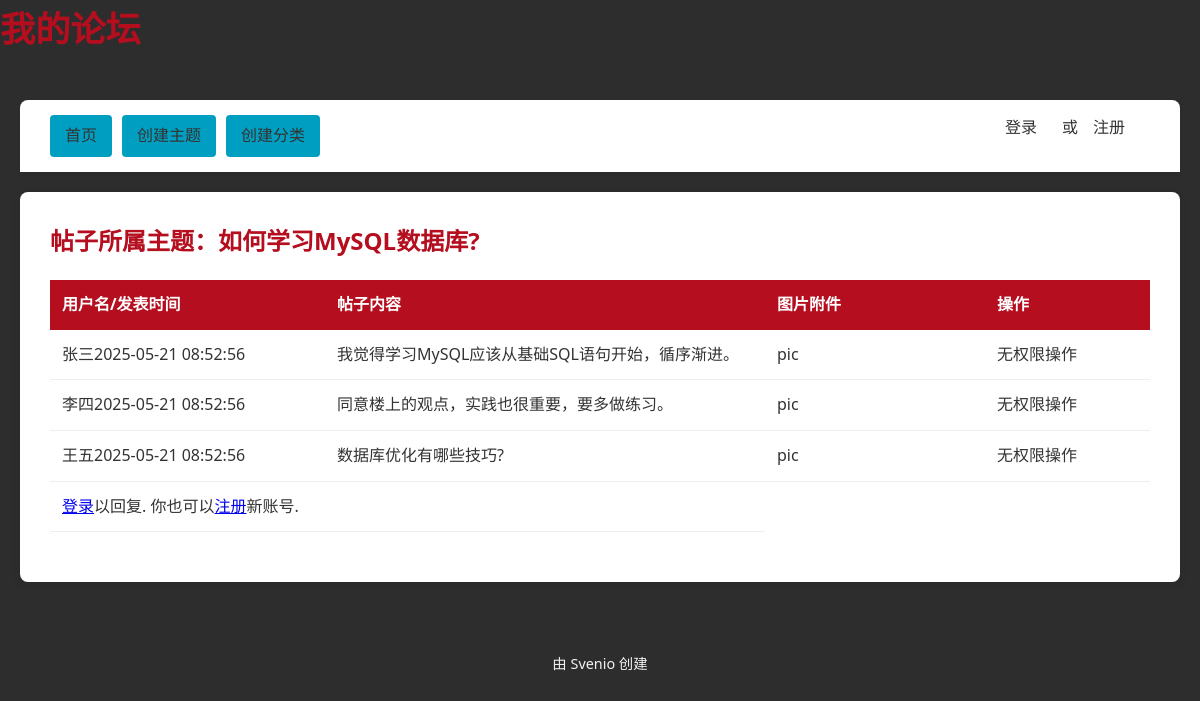
The page /topic.php?topic_id=1 on the database as committed earlier.
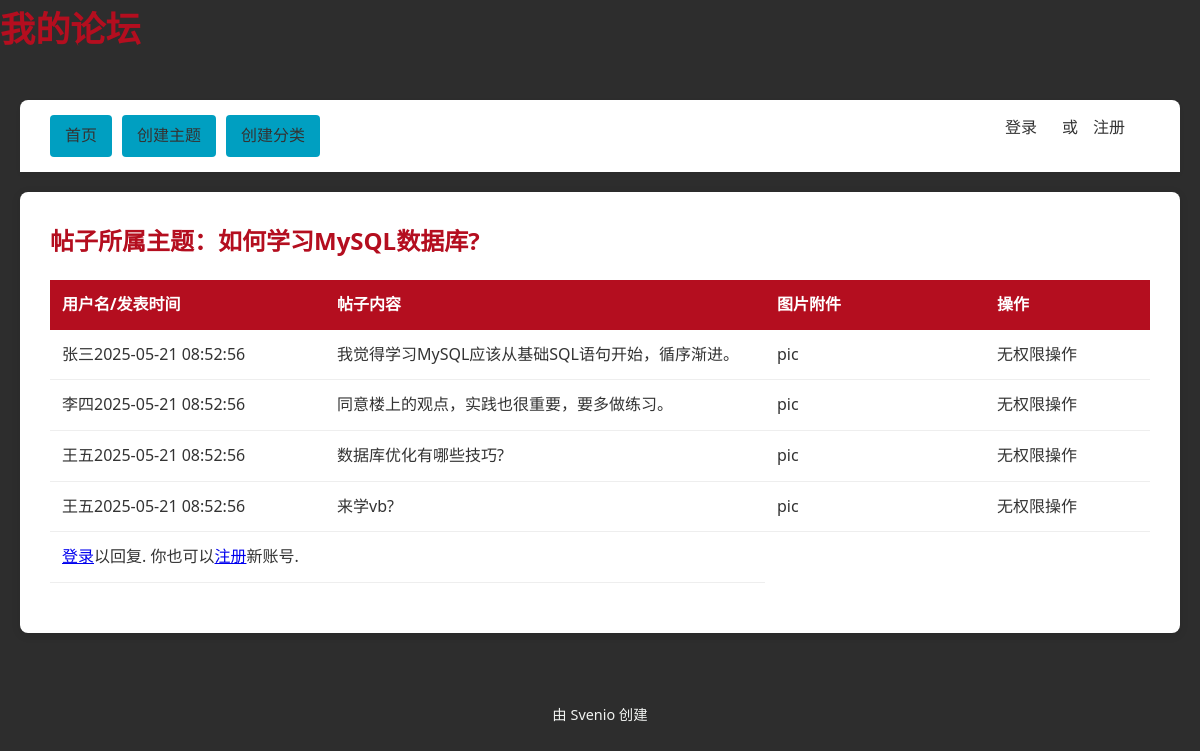
The same page on the database as committed later.
### tables this page shows
CREATE TABLE topics (
    topic_id INT(8) NOT NULL AUTO_INCREMENT,
    topic_subject VARCHAR(255) NOT NULL,
    topic_date DATETIME NOT NULL,
    topic_cat INT(8) NOT NULL,
    topic_by INT(8) NOT NULL,
    PRIMARY KEY (topic_id)
);

CREATE TABLE posts (
    post_id INT(8) NOT NULL AUTO_INCREMENT,
    post_content TEXT NOT NULL,
    post_date DATETIME NOT NULL,
    post_topic INT(8) NOT NULL,
    post_by INT(8) NOT NULL,
    PRIMARY KEY (post_id)
);

CREATE TABLE users (
    user_id INT(8) NOT NULL AUTO_INCREMENT,
    user_name VARCHAR(30) NOT NULL,
    user_pass VARCHAR(255) NOT NULL,
    user_email VARCHAR(255) NOT NULL,
    user_date DATETIME NOT NULL,
    user_level INT(8) NOT NULL,
    UNIQUE INDEX user_name_unique(user_name),
    PRIMARY KEY(user_id)
);

### topic.php (the view, shortened to what this page needs)
<?php
include 'header.php';
global $conn;
$sql = 'SELECT topic_id,topic_subject FROM topics WHERE topics.topic_id = ' . mysqli_real_escape_string($conn, $_GET['topic_id']);
$result = mysqli_query($conn, $sql);
while ($row = mysqli_fetch_assoc($result)) {
    echo '<h2>帖子所属主题：' . $row['topic_subject'] . '</h2>';
}
$posts_sql = "SELECT
    posts.post_id, posts.post_topic,posts.post_content,posts.post_date,posts.post_by, posts.post_pic, users.user_id,users.user_name
FROM posts
LEFT JOIN users ON posts.post_by = users.user_id
WHERE posts.post_topic=" . mysqli_real_escape_string($conn, $_GET['topic_id']);
$posts_result = mysqli_query($conn, $posts_sql);
if (!$posts_result) {
    echo '无法显示主题下的帖子，请重试' . mysqli_error($conn);
} else {
    echo '<table>
<tr>
<th>用户名/发表时间</th>
<th>帖子内容</th>
<th>图片附件</th>
<th>操作</th>
</tr>';
    while ($posts_row = mysqli_fetch_assoc($posts_result)) {
        echo '<tr>';
        echo '<td class="leftpart">';
        echo $posts_row['user_name'] . $posts_row['post_date'];
        echo '</td>';
        echo '<td class="rightpart">';
        echo $posts_row['post_content'];
        echo '</td>';
        echo '<td class="picpart">';
        echo 'pic';
        echo '</td>';
        echo '<td class="menupart">';
        if ($_SESSION['user_level'] === 1 || $_SESSION['user_name'] === $posts_row['user_name']) {
            echo '<a href="update_post.php?post_id=' . $posts_row['post_id'] . '">更新</a>';
            echo '<br />';
            echo '<a href="delete_post.php?post_id=' . $posts_row['post_id'] . '">删除</a>';
        } else {
            echo '无权限操作';
        }
        echo '</td>';
        echo '</tr>';
    }
}
if (!$_SESSION['signed_in']) {
    echo '<tr><td colspan=2><a href="signin.php">登录</a>以回复. 你也可以<a href="signup.php">注册</a>新账号.';
} else {
    echo '<tr><td colspan="2"><h2>回复：</h2><br />
					<form method="post" action="reply.php?id=' . mysqli_fetch_assoc(mysqli_query($conn, $sql))['topic_id'] . '">
						<textarea name="post-content"></textarea>
						<input type="submit" value="回复" />
					</form></td></tr>';
}
echo '</table>';
include 'footer.php';

Rows that differ between the two databases and show on the page:
added posts: post_by.user_name "王五", post_date "2025-05-21 08:52:56", post_content "来学vb?"
